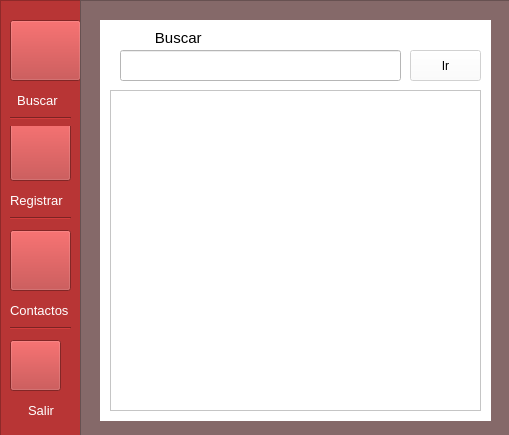
<?xml version="1.0" encoding="UTF-8"?>
<ui version="4.0">
 <class>MainWindow</class>
 <widget class="QMainWindow" name="MainWindow">
  <property name="geometry">
   <rect>
    <x>0</x>
    <y>0</y>
    <width>509</width>
    <height>435</height>
   </rect>
  </property>
  <property name="windowTitle">
   <string>Agenda electónica</string>
  </property>
  <widget class="QWidget" name="centralwidget">
   <widget class="QFrame" name="frame">
    <property name="geometry">
     <rect>
      <x>0</x>
      <y>0</y>
      <width>81</width>
      <height>441</height>
     </rect>
    </property>
    <property name="styleSheet">
     <string notr="true">background-color: rgb(184, 53, 53);</string>
    </property>
    <property name="frameShape">
     <enum>QFrame::StyledPanel</enum>
    </property>
    <property name="frameShadow">
     <enum>QFrame::Raised</enum>
    </property>
    <widget class="QPushButton" name="mostrar_contactos">
     <property name="geometry">
      <rect>
       <x>10</x>
       <y>230</y>
       <width>61</width>
       <height>61</height>
      </rect>
     </property>
     <property name="styleSheet">
      <string notr="true">QPushButton{
	border-image: url(:/new/prefix1/contacto.png);
	background-repeat: no-repeat;
	width: 64px;
	height: 64px;
}</string>
     </property>
     <property name="text">
      <string/>
     </property>
    </widget>
    <widget class="QLabel" name="etiqueta_contactos">
     <property name="enabled">
      <bool>true</bool>
     </property>
     <property name="geometry">
      <rect>
       <x>10</x>
       <y>300</y>
       <width>71</width>
       <height>21</height>
      </rect>
     </property>
     <property name="font">
      <font>
       <family>Arial</family>
       <pointsize>10</pointsize>
      </font>
     </property>
     <property name="styleSheet">
      <string notr="true">color:rgb(255, 255, 255) 
</string>
     </property>
     <property name="text">
      <string>Contactos</string>
     </property>
    </widget>
    <widget class="Line" name="line_4">
     <property name="geometry">
      <rect>
       <x>10</x>
       <y>110</y>
       <width>61</width>
       <height>16</height>
      </rect>
     </property>
     <property name="orientation">
      <enum>Qt::Horizontal</enum>
     </property>
    </widget>
    <widget class="Line" name="line_5">
     <property name="geometry">
      <rect>
       <x>10</x>
       <y>210</y>
       <width>61</width>
       <height>16</height>
      </rect>
     </property>
     <property name="orientation">
      <enum>Qt::Horizontal</enum>
     </property>
    </widget>
    <widget class="QPushButton" name="registrar">
     <property name="geometry">
      <rect>
       <x>10</x>
       <y>120</y>
       <width>61</width>
       <height>61</height>
      </rect>
     </property>
     <property name="styleSheet">
      <string notr="true">QPushButton{
	border-image: url(:/new/prefix1/registrar.png);
	background-repeat: no-repeat;
	width: 64px;
	height: 64px;
}</string>
     </property>
     <property name="text">
      <string/>
     </property>
    </widget>
    <widget class="Line" name="line">
     <property name="geometry">
      <rect>
       <x>10</x>
       <y>320</y>
       <width>61</width>
       <height>16</height>
      </rect>
     </property>
     <property name="orientation">
      <enum>Qt::Horizontal</enum>
     </property>
    </widget>
    <widget class="QLabel" name="etiqueta_salir">
     <property name="geometry">
      <rect>
       <x>10</x>
       <y>400</y>
       <width>56</width>
       <height>20</height>
      </rect>
     </property>
     <property name="font">
      <font>
       <family>Arial</family>
       <pointsize>10</pointsize>
      </font>
     </property>
     <property name="styleSheet">
      <string notr="true">color: rgb(255, 255, 255)</string>
     </property>
     <property name="text">
      <string>     Salir</string>
     </property>
    </widget>
    <widget class="QPushButton" name="salir_programa">
     <property name="geometry">
      <rect>
       <x>10</x>
       <y>340</y>
       <width>51</width>
       <height>51</height>
      </rect>
     </property>
     <property name="styleSheet">
      <string notr="true">QPushButton{
	border-image: url(:/new/prefix1/salir.png);
	background-repeat: no-repeat;
	width: 64px;
	height: 64px;
}</string>
     </property>
     <property name="text">
      <string/>
     </property>
    </widget>
    <widget class="QLabel" name="etiqueta_registrar">
     <property name="geometry">
      <rect>
       <x>10</x>
       <y>190</y>
       <width>64</width>
       <height>20</height>
      </rect>
     </property>
     <property name="font">
      <font>
       <family>Arial</family>
       <pointsize>10</pointsize>
      </font>
     </property>
     <property name="styleSheet">
      <string notr="true">color: rgb(255, 255, 255)</string>
     </property>
     <property name="text">
      <string>Registrar</string>
     </property>
    </widget>
    <widget class="QLabel" name="etiqueta_buscar">
     <property name="geometry">
      <rect>
       <x>10</x>
       <y>90</y>
       <width>58</width>
       <height>20</height>
      </rect>
     </property>
     <property name="font">
      <font>
       <family>Arial</family>
       <pointsize>10</pointsize>
      </font>
     </property>
     <property name="styleSheet">
      <string notr="true">color: rgb(255, 255, 255)</string>
     </property>
     <property name="text">
      <string>  Buscar</string>
     </property>
    </widget>
    <widget class="QPushButton" name="buscar">
     <property name="geometry">
      <rect>
       <x>10</x>
       <y>20</y>
       <width>71</width>
       <height>61</height>
      </rect>
     </property>
     <property name="styleSheet">
      <string notr="true">QPushButton{
	border-image: url(:/new/prefix1/buscar2.png);
	background-repeat: no-repeat;
	width: 18px;
	height: 36px;
}</string>
     </property>
     <property name="text">
      <string/>
     </property>
    </widget>
    <zorder>mostrar_contactos</zorder>
    <zorder>etiqueta_contactos</zorder>
    <zorder>line_5</zorder>
    <zorder>registrar</zorder>
    <zorder>line</zorder>
    <zorder>etiqueta_salir</zorder>
    <zorder>salir_programa</zorder>
    <zorder>etiqueta_registrar</zorder>
    <zorder>etiqueta_buscar</zorder>
    <zorder>buscar</zorder>
    <zorder>line_4</zorder>
   </widget>
   <widget class="QFrame" name="frame_2">
    <property name="enabled">
     <bool>false</bool>
    </property>
    <property name="geometry">
     <rect>
      <x>80</x>
      <y>0</y>
      <width>431</width>
      <height>441</height>
     </rect>
    </property>
    <property name="styleSheet">
     <string notr="true">background-color: rgb(133, 105, 105);</string>
    </property>
    <property name="frameShape">
     <enum>QFrame::StyledPanel</enum>
    </property>
    <property name="frameShadow">
     <enum>QFrame::Raised</enum>
    </property>
    <widget class="QStackedWidget" name="stackedWidget">
     <property name="geometry">
      <rect>
       <x>20</x>
       <y>20</y>
       <width>391</width>
       <height>401</height>
      </rect>
     </property>
     <property name="styleSheet">
      <string notr="true">background-color: rgb(255, 255, 255);</string>
     </property>
     <widget class="QWidget" name="buscar_2">
      <widget class="QPushButton" name="boton_ir">
       <property name="geometry">
        <rect>
         <x>310</x>
         <y>30</y>
         <width>71</width>
         <height>31</height>
        </rect>
       </property>
       <property name="styleSheet">
        <string notr="true">QPushButton{
	
	color: rgb(0, 0, 0);
}</string>
       </property>
       <property name="text">
        <string>Ir</string>
       </property>
      </widget>
      <widget class="QListView" name="listView">
       <property name="geometry">
        <rect>
         <x>10</x>
         <y>70</y>
         <width>371</width>
         <height>321</height>
        </rect>
       </property>
       <property name="styleSheet">
        <string notr="true">border-top-color: rgb(255, 255, 255);
</string>
       </property>
      </widget>
      <widget class="QLineEdit" name="lineEdit">
       <property name="geometry">
        <rect>
         <x>20</x>
         <y>30</y>
         <width>281</width>
         <height>31</height>
        </rect>
       </property>
      </widget>
      <widget class="QLabel" name="label_3">
       <property name="enabled">
        <bool>false</bool>
       </property>
       <property name="geometry">
        <rect>
         <x>30</x>
         <y>10</y>
         <width>161</width>
         <height>16</height>
        </rect>
       </property>
       <property name="font">
        <font>
         <family>Arial</family>
         <pointsize>11</pointsize>
        </font>
       </property>
       <property name="layoutDirection">
        <enum>Qt::LeftToRight</enum>
       </property>
       <property name="styleSheet">
        <string notr="true">color: rgb(0, 0, 0);</string>
       </property>
       <property name="text">
        <string>      Buscar</string>
       </property>
      </widget>
     </widget>
     <widget class="QWidget" name="registrar_2">
      <widget class="QLineEdit" name="nom">
       <property name="enabled">
        <bool>false</bool>
       </property>
       <property name="geometry">
        <rect>
         <x>120</x>
         <y>50</y>
         <width>251</width>
         <height>20</height>
        </rect>
       </property>
       <property name="styleSheet">
        <string notr="true">
color: rgb(0, 0, 0);</string>
       </property>
      </widget>
      <widget class="QLineEdit" name="ap">
       <property name="geometry">
        <rect>
         <x>120</x>
         <y>100</y>
         <width>251</width>
         <height>20</height>
        </rect>
       </property>
       <property name="styleSheet">
        <string notr="true">color: rgb(255, 255, 255);</string>
       </property>
      </widget>
      <widget class="QLineEdit" name="email">
       <property name="geometry">
        <rect>
         <x>120</x>
         <y>150</y>
         <width>251</width>
         <height>20</height>
        </rect>
       </property>
       <property name="styleSheet">
        <string notr="true">color: rgb(0, 0, 0);</string>
       </property>
      </widget>
      <widget class="QLineEdit" name="tel">
       <property name="geometry">
        <rect>
         <x>120</x>
         <y>200</y>
         <width>251</width>
         <height>20</height>
        </rect>
       </property>
       <property name="styleSheet">
        <string notr="true">color: rgb(0, 0, 0);</string>
       </property>
      </widget>
      <widget class="QLabel" name="label">
       <property name="geometry">
        <rect>
         <x>9</x>
         <y>50</y>
         <width>81</width>
         <height>16</height>
        </rect>
       </property>
       <property name="styleSheet">
        <string notr="true">color: rgb(0, 0, 0);
border-color: rgb(255, 255, 255);
</string>
       </property>
       <property name="text">
        <string>Nombre</string>
       </property>
      </widget>
      <widget class="QLabel" name="label_2">
       <property name="geometry">
        <rect>
         <x>10</x>
         <y>100</y>
         <width>81</width>
         <height>16</height>
        </rect>
       </property>
       <property name="styleSheet">
        <string notr="true">color: rgb(0, 0, 0);</string>
       </property>
       <property name="text">
        <string>Apellido</string>
       </property>
      </widget>
      <widget class="QLabel" name="label_4">
       <property name="geometry">
        <rect>
         <x>10</x>
         <y>150</y>
         <width>81</width>
         <height>16</height>
        </rect>
       </property>
       <property name="styleSheet">
        <string notr="true">
color: rgb(0, 0, 0);</string>
       </property>
       <property name="text">
        <string>Correo</string>
       </property>
      </widget>
      <widget class="QLabel" name="label_5">
       <property name="geometry">
        <rect>
         <x>10</x>
         <y>200</y>
         <width>91</width>
         <height>16</height>
        </rect>
       </property>
       <property name="styleSheet">
        <string notr="true">color: rgb(0, 0, 0);</string>
       </property>
       <property name="text">
        <string>Número telefonico</string>
       </property>
      </widget>
      <widget class="QPushButton" name="acep">
       <property name="geometry">
        <rect>
         <x>110</x>
         <y>320</y>
         <width>75</width>
         <height>23</height>
        </rect>
       </property>
       <property name="text">
        <string>Aceptar</string>
       </property>
      </widget>
      <widget class="QPushButton" name="cancel">
       <property name="geometry">
        <rect>
         <x>190</x>
         <y>320</y>
         <width>75</width>
         <height>23</height>
        </rect>
       </property>
       <property name="text">
        <string>Cancelar</string>
       </property>
      </widget>
      <zorder>ap</zorder>
      <zorder>email</zorder>
      <zorder>tel</zorder>
      <zorder>label</zorder>
      <zorder>label_2</zorder>
      <zorder>label_4</zorder>
      <zorder>label_5</zorder>
      <zorder>acep</zorder>
      <zorder>cancel</zorder>
      <zorder>nom</zorder>
     </widget>
     <widget class="QWidget" name="mostrar_contactos_2">
      <widget class="QListView" name="mostrar_lista">
       <property name="geometry">
        <rect>
         <x>10</x>
         <y>20</y>
         <width>281</width>
         <height>351</height>
        </rect>
       </property>
       <property name="styleSheet">
        <string notr="true">background-color: rgb(255, 255, 255);</string>
       </property>
      </widget>
      <widget class="QPushButton" name="editar_contacto">
       <property name="geometry">
        <rect>
         <x>300</x>
         <y>130</y>
         <width>75</width>
         <height>23</height>
        </rect>
       </property>
       <property name="styleSheet">
        <string notr="true">QPushButton{
	color: rgb(0, 0, 0);
}</string>
       </property>
       <property name="text">
        <string>Editar</string>
       </property>
      </widget>
      <widget class="QPushButton" name="eliminar_contacto">
       <property name="geometry">
        <rect>
         <x>300</x>
         <y>190</y>
         <width>75</width>
         <height>23</height>
        </rect>
       </property>
       <property name="styleSheet">
        <string notr="true">QPushButton{
	color: rgb(0, 0, 0)
}</string>
       </property>
       <property name="text">
        <string>Eliminar</string>
       </property>
      </widget>
     </widget>
    </widget>
   </widget>
  </widget>
 </widget>
 <resources/>
 <connections/>
</ui>
